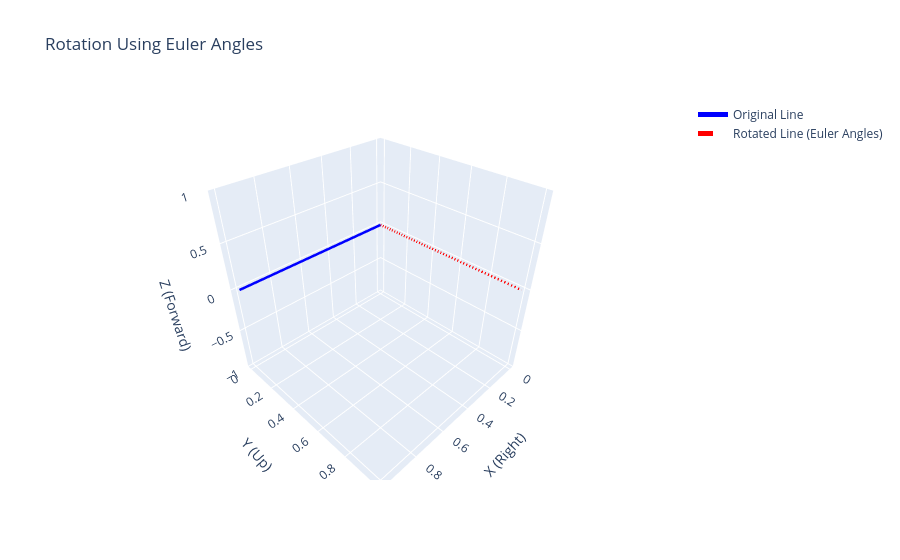
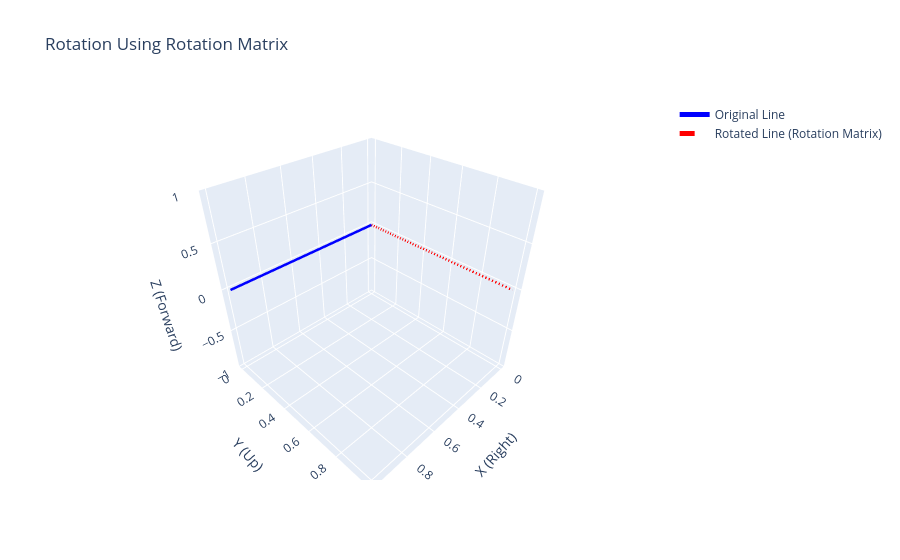
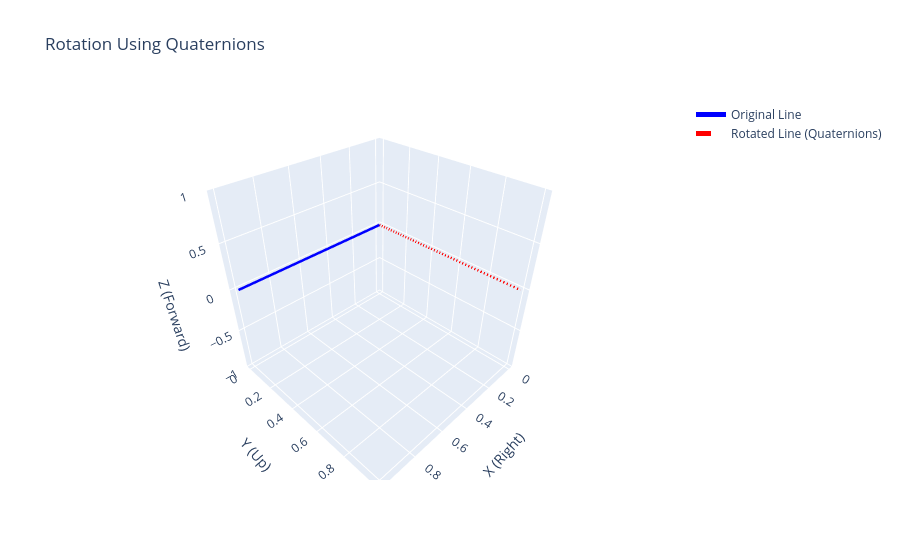
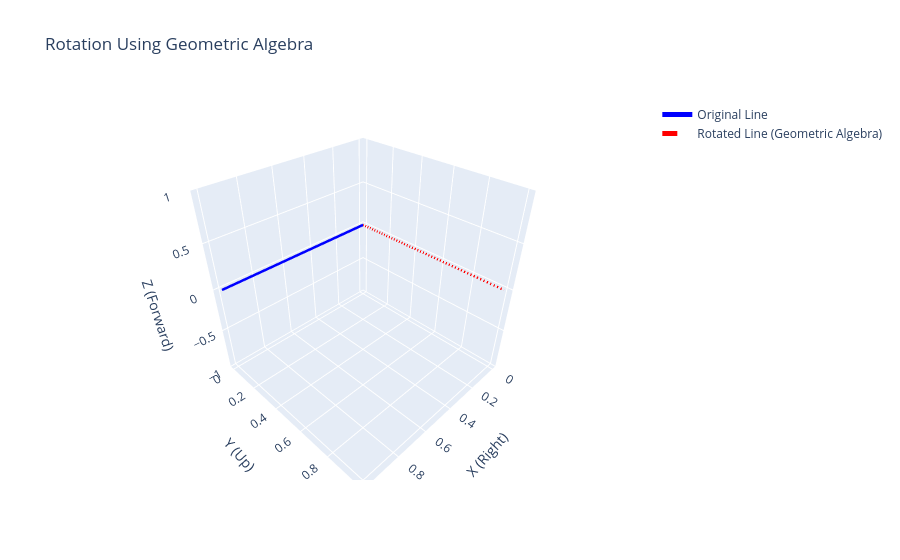

The code cell stored with these charts, in order, in its notebook:
### Markdown cell above
# visualisation with plotly

### Code cell
import numpy as np
from clifford import Cl
import plotly.graph_objects as go

# Define the original line
point1 = np.array([0, 0, 0])  # Starting point
point2 = np.array([1, 0, 0])  # Ending point
line = point2 - point1

# Rotation parameters
theta = np.deg2rad(90)  # Rotation angle in radians
axis = np.array([0, 0, 1])  # Rotation axis (Z-axis)

# ------------------------------
# Rotation Methods
# ------------------------------

# 1. Euler Angles
def rotate_euler(point, theta):
    Rz = np.array([
        [np.cos(theta), -np.sin(theta), 0],
        [np.sin(theta),  np.cos(theta), 0],
        [0, 0, 1]
    ])
    return Rz @ point

# 2. Rotation Matrix
def rotate_matrix(point, axis, theta):
    axis = axis / np.linalg.norm(axis)  # Normalize the axis
    K = np.array([
        [0, -axis[2], axis[1]],
        [axis[2],  0, -axis[0]],
        [-axis[1], axis[0], 0]
    ])
    R = np.eye(3) + np.sin(theta) * K + (1 - np.cos(theta)) * (K @ K)
    return R @ point

# 3. Quaternions
def rotate_quaternion(point, axis, theta):
    axis = axis / np.linalg.norm(axis)
    w = np.cos(theta / 2)
    x, y, z = axis * np.sin(theta / 2)
    q = np.array([w, x, y, z])  # Rotation quaternion
    p = np.array([0, *point])   # Pure quaternion
    q_conj = np.array([w, -x, -y, -z])  # Conjugate of rotation quaternion
    temp = quaternion_mult(q, p)
    rotated_p = quaternion_mult(temp, q_conj)
    return rotated_p[1:]  # Return vector part

def quaternion_mult(a, b):
    # Quaternion multiplication
    w1, x1, y1, z1 = a
    w2, x2, y2, z2 = b
    w = w1*w2 - x1*x2 - y1*y2 - z1*z2
    x = w1*x2 + x1*w2 + y1*z2 - z1*y2
    y = w1*y2 - x1*z2 + y1*w2 + z1*x2
    z = w1*z2 + x1*y2 - y1*x2 + z1*w2
    return np.array([w, x, y, z])

# 4. Geometric Algebra
# Initialize geometric algebra
layout, blades = Cl(3)
e1, e2, e3 = blades['e1'], blades['e2'], blades['e3']

def rotate_geometric_algebra(point, axis, theta):
    # Create vector in GA
    p = point[0]*e1 + point[1]*e2 + point[2]*e3

    # Create unit vector for axis in GA
    n = (axis[0]*e1 + axis[1]*e2 + axis[2]*e3).normal()

    # Pseudoscalar for 3D space
    I3 = e1 ^ e2 ^ e3

    # Bivector representing the plane of rotation (dual of axis)
    B = n * I3  # Plane orthogonal to n

    # Construct the rotor with negative sign to match right-hand rule
    R = np.cos(theta / 2) - B * np.sin(theta / 2)

    # Rotate using the sandwich product
    p_rotated = R * p * ~R

    # Extract the vector part (grade-1)
    p_rotated_vector = p_rotated(1)

    # Correctly extract the components
    components = [float(p_rotated_vector | basis) for basis in [e1, e2, e3]]

    return np.array(components)

# ------------------------------
# Compute Rotated Points
# ------------------------------

# Euler Angles
rotated_point1_euler = rotate_euler(point1, theta)
rotated_point2_euler = rotate_euler(point2, theta)

# Rotation Matrix
rotated_point1_matrix = rotate_matrix(point1, axis, theta)
rotated_point2_matrix = rotate_matrix(point2, axis, theta)

# Quaternions
rotated_point1_quat = rotate_quaternion(point1, axis, theta)
rotated_point2_quat = rotate_quaternion(point2, axis, theta)

# Geometric Algebra
rotated_point1_ga = rotate_geometric_algebra(point1, axis, theta)
rotated_point2_ga = rotate_geometric_algebra(point2, axis, theta)

# ------------------------------
# Verification
# ------------------------------

print("Rotated Point 1:")
print("Euler Angles:     ", rotated_point1_euler)
print("Rotation Matrix:  ", rotated_point1_matrix)
print("Quaternions:      ", rotated_point1_quat)
print("Geometric Algebra:", rotated_point1_ga)

print("\nRotated Point 2:")
print("Euler Angles:     ", rotated_point2_euler)
print("Rotation Matrix:  ", rotated_point2_matrix)
print("Quaternions:      ", rotated_point2_quat)
print("Geometric Algebra:", rotated_point2_ga)

# ------------------------------
# Visualization with Plotly
# ------------------------------

# Prepare data for plotting
methods = {
    'Euler Angles': (rotated_point1_euler, rotated_point2_euler),
    'Rotation Matrix': (rotated_point1_matrix, rotated_point2_matrix),
    'Quaternions': (rotated_point1_quat, rotated_point2_quat),
    'Geometric Algebra': (rotated_point1_ga, rotated_point2_ga),
}

# Visualization with Y-axis up, Z-axis forward, X-axis right
for method, (rp1, rp2) in methods.items():
    # Original line coordinates
    x_orig = [point1[0], point2[0]]
    y_orig = [point1[1], point2[1]]
    z_orig = [point1[2], point2[2]]  # Z-axis (forward)

    # Rotated line coordinates
    x_rot = [rp1[0], rp2[0]]
    y_rot = [rp1[1], rp2[1]]
    z_rot = [rp1[2], rp2[2]]

    # Create a 3D figure
    fig = go.Figure()

    # Add original line
    fig.add_trace(go.Scatter3d(
        x=x_orig,
        y=y_orig,
        z=z_orig,
        mode='lines',
        line=dict(color='blue', width=5),
        name='Original Line'
    ))

    # Add rotated line
    fig.add_trace(go.Scatter3d(
        x=x_rot,
        y=y_rot,
        z=z_rot,
        mode='lines',
        line=dict(color='red', width=5, dash='dash'),
        name=f'Rotated Line ({method})'
    ))

    # Set axes properties
    fig.update_layout(
        scene=dict(
            xaxis=dict(title='X (Right)'),
            yaxis=dict(title='Y (Up)'),
            zaxis=dict(title='Z (Forward)'),
            aspectmode='data',
            camera=dict(
                eye=dict(x=1.25, y=1.25, z=1.25),  # Set the camera position
                projection=dict(type='perspective')  # Use perspective projection
            )
        ),
        title=f'Rotation Using {method}',
        showlegend=True
    )

    # Show the figure
    fig.show()

### Figure 1 — Plotly figure (JSON) as saved in the notebook; plotly's stock layout.template omitted (floating-point values rounded to 4 significant figures)
{"data": [{"line": {"color": "blue", "width": 5}, "mode": "lines", "name": "Original Line", "type": "scatter3d", "x": [0, 1], "y": [0, 0], "z": [0, 0]}, {"line": {"color": "red", "dash": "dash", "width": 5}, "mode": "lines", "name": "Rotated Line (Euler Angles)", "type": "scatter3d", "x": [0, 6.123e-17], "y": [0, 1], "z": [0, 0]}], "layout": {"scene": {"aspectmode": "data", "camera": {"eye": {"x": 1.25, "y": 1.25, "z": 1.25}, "projection": {"type": "perspective"}}, "xaxis": {"title": {"text": "X (Right)"}}, "yaxis": {"title": {"text": "Y (Up)"}}, "zaxis": {"title": {"text": "Z (Forward)"}}}, "showlegend": true, "title": {"text": "Rotation Using Euler Angles"}}}

### Figure 2 — Plotly figure (JSON) as saved in the notebook; plotly's stock layout.template omitted (floating-point values rounded to 4 significant figures)
{"data": [{"line": {"color": "blue", "width": 5}, "mode": "lines", "name": "Original Line", "type": "scatter3d", "x": [0, 1], "y": [0, 0], "z": [0, 0]}, {"line": {"color": "red", "dash": "dash", "width": 5}, "mode": "lines", "name": "Rotated Line (Rotation Matrix)", "type": "scatter3d", "x": [0, 1.11e-16], "y": [0, 1], "z": [0, 0]}], "layout": {"scene": {"aspectmode": "data", "camera": {"eye": {"x": 1.25, "y": 1.25, "z": 1.25}, "projection": {"type": "perspective"}}, "xaxis": {"title": {"text": "X (Right)"}}, "yaxis": {"title": {"text": "Y (Up)"}}, "zaxis": {"title": {"text": "Z (Forward)"}}}, "showlegend": true, "title": {"text": "Rotation Using Rotation Matrix"}}}

### Figure 3 — Plotly figure (JSON) as saved in the notebook; plotly's stock layout.template omitted (floating-point values rounded to 4 significant figures)
{"data": [{"line": {"color": "blue", "width": 5}, "mode": "lines", "name": "Original Line", "type": "scatter3d", "x": [0, 1], "y": [0, 0], "z": [0, 0]}, {"line": {"color": "red", "dash": "dash", "width": 5}, "mode": "lines", "name": "Rotated Line (Quaternions)", "type": "scatter3d", "x": [0, 2.22e-16], "y": [0, 1], "z": [0, 0]}], "layout": {"scene": {"aspectmode": "data", "camera": {"eye": {"x": 1.25, "y": 1.25, "z": 1.25}, "projection": {"type": "perspective"}}, "xaxis": {"title": {"text": "X (Right)"}}, "yaxis": {"title": {"text": "Y (Up)"}}, "zaxis": {"title": {"text": "Z (Forward)"}}}, "showlegend": true, "title": {"text": "Rotation Using Quaternions"}}}

### Figure 4 — Plotly figure (JSON) as saved in the notebook; plotly's stock layout.template omitted (floating-point values rounded to 4 significant figures)
{"data": [{"line": {"color": "blue", "width": 5}, "mode": "lines", "name": "Original Line", "type": "scatter3d", "x": [0, 1], "y": [0, 0], "z": [0, 0]}, {"line": {"color": "red", "dash": "dash", "width": 5}, "mode": "lines", "name": "Rotated Line (Geometric Algebra)", "type": "scatter3d", "x": [0, 2.22e-16], "y": [0, 1], "z": [0, 0]}], "layout": {"scene": {"aspectmode": "data", "camera": {"eye": {"x": 1.25, "y": 1.25, "z": 1.25}, "projection": {"type": "perspective"}}, "xaxis": {"title": {"text": "X (Right)"}}, "yaxis": {"title": {"text": "Y (Up)"}}, "zaxis": {"title": {"text": "Z (Forward)"}}}, "showlegend": true, "title": {"text": "Rotation Using Geometric Algebra"}}}
